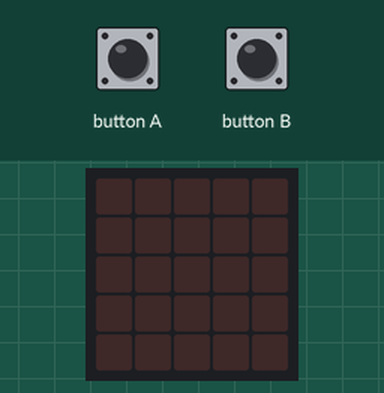
A program run on a simulated BBC micro:bit (MakeCode). Parts: the board's 5×5 LED display. The test bench sets the inputs (shaded band).

Above: at 1.2 s.
1.3 s: button A pressed for 3.2 s
At 5.6 s:
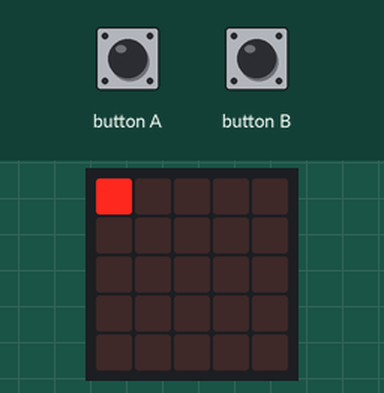
6.0 s: button B pressed for 3.2 s
At 6.9 s:
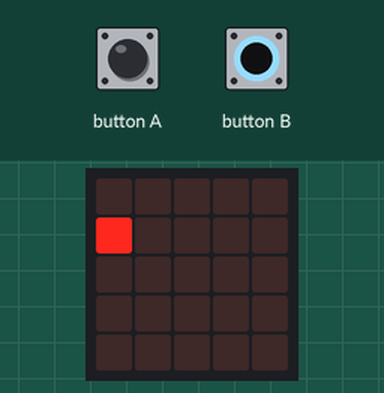
10.7 s: button B pressed for 0.15 s
12.3 s: button B pressed for 1 s
At 13.6 s:
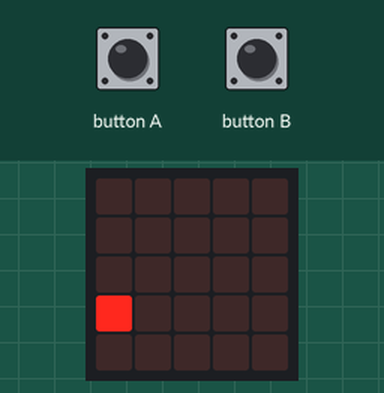
Timing chart, 0 to 15.3 s (numbered marks = the images above; inputs shaded):
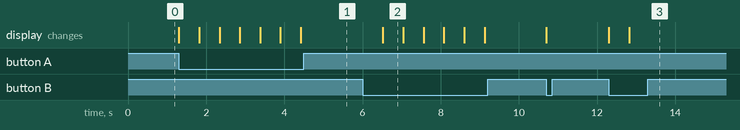

The program:

main.ts
```typescript
let x_value = 0
let y_value = 0
basic.forever(function () {
    if (input.buttonIsPressed(Button.A)) {
        basic.clearScreen()
        led.plot(x_value, 0)
        basic.pause(500)
        x_value += 1
        while (x_value > 4) {
            x_value = -1
        }
    }
})
basic.forever(function () {
    if (input.buttonIsPressed(Button.B)) {
        basic.clearScreen()
        led.plot(0, y_value)
        basic.pause(500)
        y_value += 1
        while (y_value > 4) {
            y_value = -1
        }
    }
})
```

test.ts
```typescript
// 在這裡測試；當此封包作為擴充功能時，將不會編譯此內容。
```

Measured:
- after the input at 1.3 s, the display: changes at once (image 1)
- after the input at 6.0 s, the display: changes after 0.52 s (image 2)
- after the input at 12.3 s, the display: first changes at once (image 3 shows a later state)
- what the display in image 2 shows lasts 0.5 s, from 6.5 s to 7.0 s
